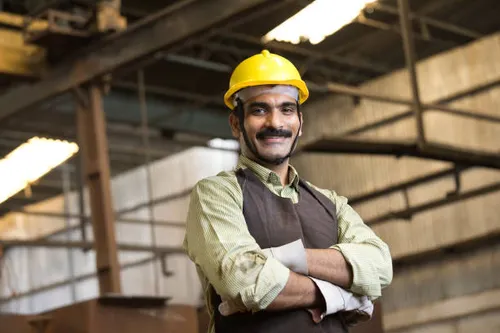
#> input picture ml/test web/confident-industrial-worker-in-protective-workwear-at-factory.webp, 500 x 333 px
$ python -i extract_indian_from_parquet.py   (imports and definitions only)
#> lines starting #> are read from the running program, lines starting #| are printed output that depends on the picture
#> further down, picture is the input picture: shape (333, 500, 3); mean B, G, R 86.5, 107, 122
"""
Extract South Asian / Indian demographic faces from MS1MV3 parquet.

Filters by ITA (Individual Typology Angle) < threshold → skin Type IV–VI (South Asian).
Keeps only identities with >= min_imgs images (required for ArcFace fine-tuning).

Usage (run from repo root):
    python ml/scripts/extract_indian_from_parquet.py \
        --parquet ml/train-00000-of-00001.parquet \
        --output_dir data/filtered_indian \
        --ita_threshold 28.0 \
        --min_imgs 2

Output layout (ready for augment.py and finetune.py):
    data/filtered_indian/
        <identity_id>/
            0000.jpg
            0001.jpg
            ...

After this, run:
    python ml/augmentation/augment.py \
        --input_dir data/filtered_indian \
        --output_dir data/augmented_indian \
        --augmentations_per_image 10

Reference: Del Bino et al., 2006 — ITA <28° = Fitzpatrick Type IV–VI (South Asian, East African)
"""

import argparse
from collections import defaultdict
from pathlib import Path

import cv2
import numpy as np
import pyarrow.parquet as pq
from tqdm import tqdm

# ITA < 28° → Type IV–VI (South/South-East Asian, darker complexions)
DEFAULT_ITA_THRESHOLD = 28.0
# Minimum images per identity needed for fine-tuning (ArcFace needs pairs)
DEFAULT_MIN_IMGS = 2

INPUT_SIZE = 112  # save face crops at model input resolution


# [14 lines left out: function compute_ita, not called in this run]


def detect_and_crop(img_bgr: np.ndarray) -> np.ndarray | None:
    """
    Detect face with Haar cascade, add 15% margin, return 112x112 crop.
    Falls back to center-crop if no face detected (MS1MV3 images are already
    face-centered 250x250, so center-crop is a reliable fallback).
    """
    gray = cv2.cvtColor(img_bgr, cv2.COLOR_BGR2GRAY)
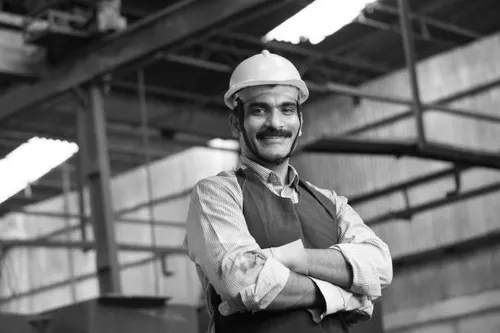
#> gray: shape (333, 500); min 0, max 255, mean 109.1
    _cascade = cv2.CascadeClassifier(cv2.data.haarcascades + "haarcascade_frontalface_default.xml")
    faces = _cascade.detectMultiScale(gray, scaleFactor=1.1, minNeighbors=4, minSize=(40, 40))
#> faces = [[154, 254, 52, 52], [238, 81, 74, 74]]

    if len(faces) > 0:
        x, y, w, h = max(faces, key=lambda f: f[2] * f[3])
#> x = 238; y = 81; w = 74; h = 74
        margin = int(0.15 * max(w, h))
#> margin = 11
        x1 = max(0, x - margin)
#> x1 = 227
        y1 = max(0, y - margin)
#> y1 = 70
        x2 = min(img_bgr.shape[1], x + w + margin)
#> x2 = 323
        y2 = min(img_bgr.shape[0], y + h + margin)
#> y2 = 166
        crop = img_bgr[y1:y2, x1:x2]
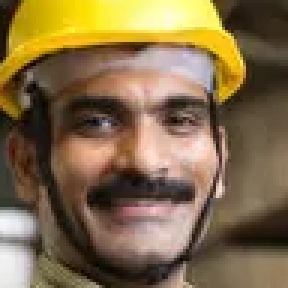
#> crop: shape (96, 96, 3) (shown 3 times larger); mean B, G, R 73.5, 108.4, 130.8
    else:
        # MS1MV3 images have face centred — center-crop 80% of image
        h, w = img_bgr.shape[:2]
        margin_x = int(w * 0.10)
        margin_y = int(h * 0.10)
        crop = img_bgr[margin_y:h - margin_y, margin_x:w - margin_x]

    if crop.size == 0:
        return None
    return cv2.resize(crop, (INPUT_SIZE, INPUT_SIZE))
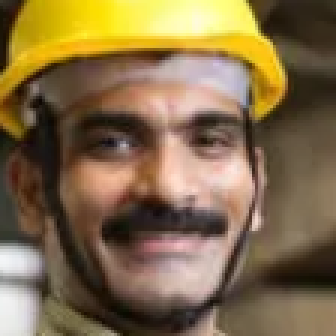
#> returned value: shape (112, 112, 3) (shown 3 times larger); mean of channels 0, 1, 2 73.4, 108.3, 130.7; drawn as B, G, R


def decode_image(img_bytes: bytes) -> np.ndarray | None:
    arr = np.frombuffer(img_bytes, dtype=np.uint8)
    return cv2.imdecode(arr, cv2.IMREAD_COLOR)


# [91 lines left out: function main, not called in this run]


# [2 lines not run here, left out]

>>> import cv2
>>> picture = cv2.imread('../test web/confident-industrial-worker-in-protective-workwear-at-factory.webp')
>>> result = detect_and_crop(picture)

$ run again, on ml/test web/indian-farm-worker-holding-tablet-photo.webp
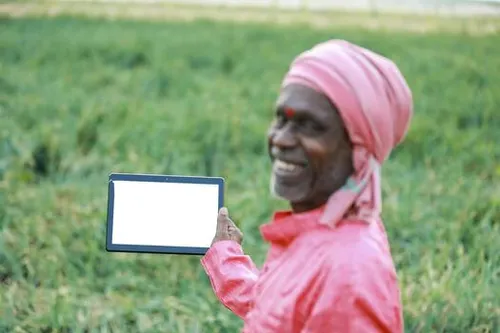
#> input picture ml/test web/indian-farm-worker-holding-tablet-photo.webp, 500 x 333 px
#> picture is the input picture: shape (333, 500, 3); mean B, G, R 129, 158.8, 147.7
#> in detect_and_crop, `gray = cv2.cvtColor(img_bgr, cv2.COLOR_BGR2GRAY)`:
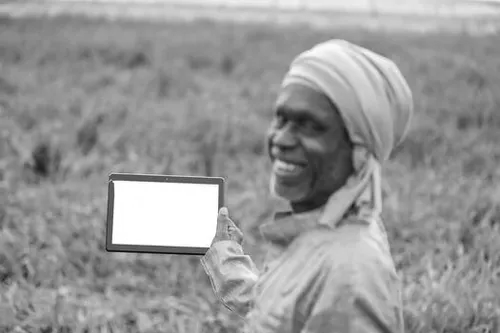
#> gray: shape (333, 500); min 6, max 255, mean 152.1
#> faces = ()
#> in detect_and_crop, `return cv2.resize(crop, (INPUT_SIZE, INPUT_SIZE))`:
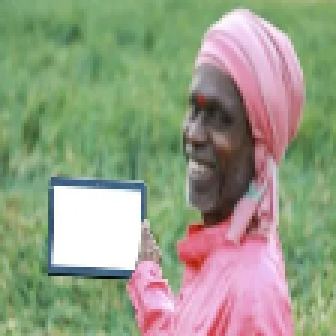
#> returned value: shape (112, 112, 3) (shown 3 times larger); mean of channels 0, 1, 2 132.6, 157.3, 149.4; drawn as B, G, R

$ run again, on ml/test web/indian-female-steel-factory-worker-using-a-laptop.webp
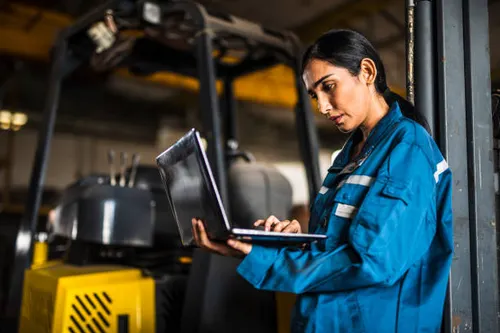
#> input picture ml/test web/indian-female-steel-factory-worker-using-a-laptop.webp, 500 x 333 px
#> picture is the input picture: shape (333, 500, 3); mean B, G, R 62.4, 66.5, 58.9
#> in detect_and_crop, `gray = cv2.cvtColor(img_bgr, cv2.COLOR_BGR2GRAY)`:
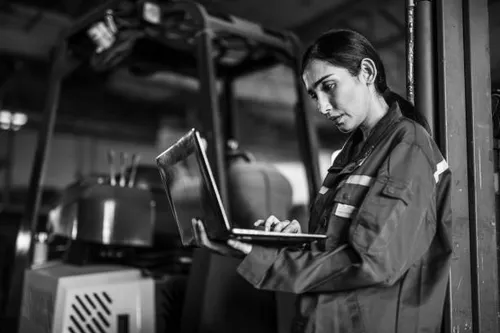
#> gray: shape (333, 500); min 0, max 255, mean 63.8
#> faces = ()
#> in detect_and_crop, `return cv2.resize(crop, (INPUT_SIZE, INPUT_SIZE))`:
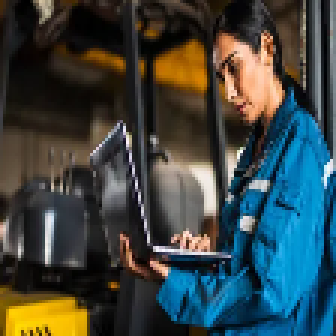
#> returned value: shape (112, 112, 3) (shown 3 times larger); mean of channels 0, 1, 2 67.5, 68.9, 58.4; drawn as B, G, R

$ run again, on ml/test web/industrial-worker-in-protective-workwear-texting-on-mobile-phone.webp
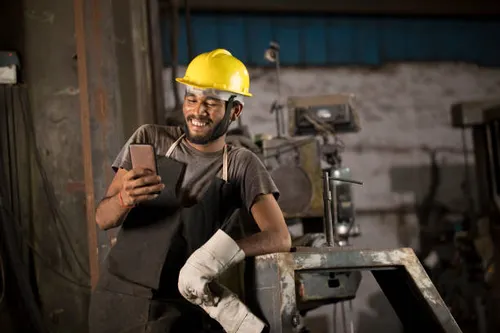
#> input picture ml/test web/industrial-worker-in-protective-workwear-texting-on-mobile-phone.webp, 500 x 333 px
#> picture is the input picture: shape (333, 500, 3); mean B, G, R 49.7, 58.9, 67.9
#> in detect_and_crop, `gray = cv2.cvtColor(img_bgr, cv2.COLOR_BGR2GRAY)`:
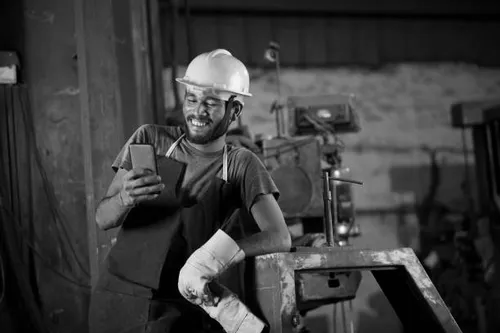
#> gray: shape (333, 500); min 0, max 250, mean 60.5
#> faces = [[172, 74, 58, 58]]
#> x = 172; y = 74; w = 58
#> margin = 8
#> x1 = 164
#> y1 = 66
#> x2 = 238
#> y2 = 140
#> in detect_and_crop, `return cv2.resize(crop, (INPUT_SIZE, INPUT_SIZE))`:
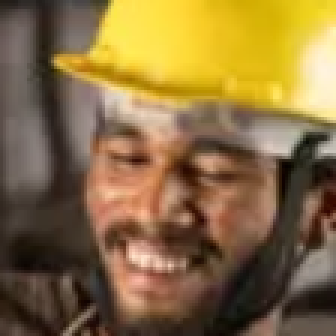
#> returned value: shape (112, 112, 3) (shown 3 times larger); mean of channels 0, 1, 2 65.2, 109.6, 135.7; drawn as B, G, R
